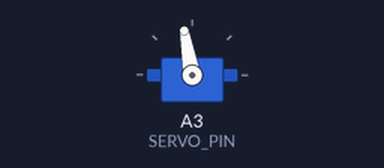
This sketch was run on a simulated Arduino Uno, built with avr-gcc and run on an emulated ATmega328P. On the bench: servo. What the sketch prints to the serial monitor is not drawn.

Above: at 0.1 s.
At 2.1 s:
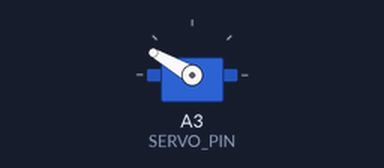
Timing chart, 0 to 8.5 s (numbered marks = the images above):
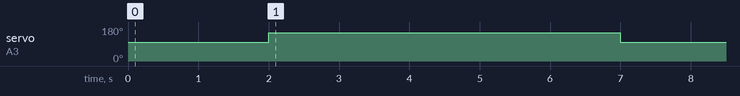

The sketch:

servoTest.ino
```cpp
#include <Servo.h>  // Include Servo library

#define SERVO_PIN A3  // Servo connected to Analog Pin A3

Servo myServo;  // Create Servo object

void setup() {
    myServo.attach(SERVO_PIN);  // Attach servo to pin A3
    Serial.begin(9600);
    Serial.println("Servo Test Initialized...");

    testServo();  // Run the test function once
}

void loop() {
    // Empty loop, only runs test once in setup()
}

void testServo() {
    myServo.write(100);  // Move servo back to 0°
    delay(2000);  // Wait 1 second

    myServo.write(150);  // Move servo to 30°
    delay(5000);  // Wait 1 second

    myServo.write(100);  // Move servo back to 0°
    delay(1000);  // Wait 1 second

    Serial.println("Servo Test Complete.");
}
```
